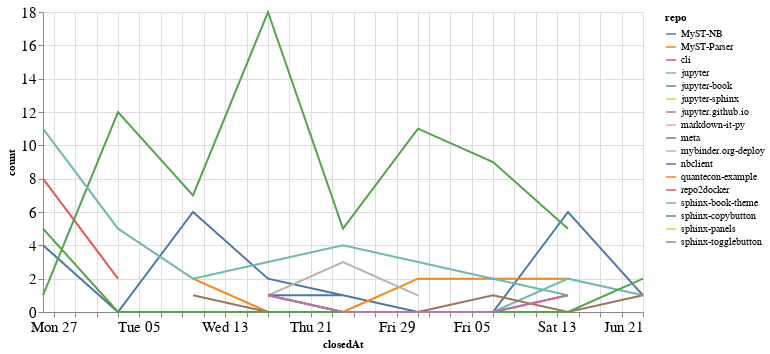

Source (notebook cell):
### Code cell
closed_by_time = closed_by.groupby('repo').resample('W', on='closedAt').count()['author'].reset_index()
closed_by_time = closed_by_time.rename(columns={'author': 'count'})

alt.Chart(closed_by_time, width=600).mark_line().encode(
    x='closedAt',
    y='count',
    color='repo',
    tooltip="repo"
)

### Figure 1 — Vega-Lite specification as saved in the notebook (floating-point values rounded to 4 significant figures)
{"config": {"axisLeft": {"labelFontSize": 15}, "axisBottom": {"labelFontSize": 15}}, "data": {"name": "data-c5162853f063aae17c3b94775c55accd"}, "mark": "line", "encoding": {"color": {"type": "nominal", "field": "repo"}, "tooltip": {"type": "nominal", "field": "repo"}, "x": {"type": "temporal", "field": "closedAt"}, "y": {"type": "quantitative", "field": "count"}}, "width": 600, "$schema": "https://vega.github.io/schema/vega-lite/v4.8.1.json", "datasets": {"data-c5162853f063aae17c3b94775c55accd": [{"repo": "MyST-NB", "closedAt": "2020-04-26T00:00:00", "count": 4}, {"repo": "MyST-NB", "closedAt": "2020-05-03T00:00:00", "count": 0}, {"repo": "MyST-NB", "closedAt": "2020-05-10T00:00:00", "count": 6}, {"repo": "MyST-NB", "closedAt": "2020-05-17T00:00:00", "count": 2}, {"repo": "MyST-NB", "closedAt": "2020-05-24T00:00:00", "count": 1}, {"repo": "MyST-NB", "closedAt": "2020-05-31T00:00:00", "count": 0}, {"repo": "MyST-NB", "closedAt": "2020-06-07T00:00:00", "count": 0}, {"repo": "MyST-NB", "closedAt": "2020-06-14T00:00:00", "count": 6}, {"repo": "MyST-NB", "closedAt": "2020-06-21T00:00:00", "count": 1}, {"repo": "MyST-Parser", "closedAt": "2020-05-10T00:00:00", "count": 2}, {"repo": "MyST-Parser", "closedAt": "2020-05-17T00:00:00", "count": 0}, {"repo": "MyST-Parser", "closedAt": "2020-05-24T00:00:00", "count": 0}, {"repo": "MyST-Parser", "closedAt": "2020-05-31T00:00:00", "count": 2}, {"repo": "MyST-Parser", "closedAt": "2020-06-07T00:00:00", "count": 2}, {"repo": "MyST-Parser", "closedAt": "2020-06-14T00:00:00", "count": 2}, {"repo": "cli", "closedAt": "2020-04-26T00:00:00", "count": 8}, {"repo": "cli", "closedAt": "2020-05-03T00:00:00", "count": 2}, {"repo": "jupyter", "closedAt": "2020-05-17T00:00:00", "count": 1}, {"repo": "jupyter", "closedAt": "2020-05-24T00:00:00", "count": 0}, {"repo": "jupyter", "closedAt": "2020-05-31T00:00:00", "count": 0}, {"repo": "jupyter", "closedAt": "2020-06-07T00:00:00", "count": 0}, {"repo": "jupyter", "closedAt": "2020-06-14T00:00:00", "count": 2}, {"repo": "jupyter", "closedAt": "2020-06-21T00:00:00", "count": 1}, {"repo": "jupyter-book", "closedAt": "2020-04-26T00:00:00", "count": 1}, {"repo": "jupyter-book", "closedAt": "2020-05-03T00:00:00", "count": 12}, {"repo": "jupyter-book", "closedAt": "2020-05-10T00:00:00", "count": 7}, {"repo": "jupyter-book", "closedAt": "2020-05-17T00:00:00", "count": 18}, {"repo": "jupyter-book", "closedAt": "2020-05-24T00:00:00", "count": 5}, {"repo": "jupyter-book", "closedAt": "2020-05-31T00:00:00", "count": 11}, {"repo": "jupyter-book", "closedAt": "2020-06-07T00:00:00", "count": 9}, {"repo": "jupyter-book", "closedAt": "2020-06-14T00:00:00", "count": 5}, {"repo": "jupyter-sphinx", "closedAt": "2020-05-03T00:00:00", "count": 1}, {"repo": "jupyter.github.io", "closedAt": "2020-05-17T00:00:00", "count": 3}, {"repo": "markdown-it-py", "closedAt": "2020-05-10T00:00:00", "count": 2}, {"repo": "meta", "closedAt": "2020-05-10T00:00:00", "count": 1}, {"repo": "meta", "closedAt": "2020-05-17T00:00:00", "count": 0}, {"repo": "meta", "closedAt": "2020-05-24T00:00:00", "count": 0}, {"repo": "meta", "closedAt": "2020-05-31T00:00:00", "count": 0}, {"repo": "meta", "closedAt": "2020-06-07T00:00:00", "count": 1}, {"repo": "meta", "closedAt": "2020-06-14T00:00:00", "count": 0}, {"repo": "meta", "closedAt": "2020-06-21T00:00:00", "count": 1}, {"repo": "mybinder.org-deploy", "closedAt": "2020-05-17T00:00:00", "count": 1}, {"repo": "mybinder.org-deploy", "closedAt": "2020-05-24T00:00:00", "count": 3}, {"repo": "mybinder.org-deploy", "closedAt": "2020-05-31T00:00:00", "count": 1}, {"repo": "nbclient", "closedAt": "2020-05-17T00:00:00", "count": 1}, {"repo": "nbclient", "closedAt": "2020-05-24T00:00:00", "count": 1}, {"repo": "quantecon-example", "closedAt": "2020-05-17T00:00:00", "count": 1}, {"repo": "repo2docker", "closedAt": "2020-05-17T00:00:00", "count": 1}, {"repo": "repo2docker", "closedAt": "2020-05-24T00:00:00", "count": 0}, {"repo": "repo2docker", "closedAt": "2020-05-31T00:00:00", "count": 0}, {"repo": "repo2docker", "closedAt": "2020-06-07T00:00:00", "count": 0}, {"repo": "repo2docker", "closedAt": "2020-06-14T00:00:00", "count": 1}, {"repo": "sphinx-book-theme", "closedAt": "2020-04-26T00:00:00", "count": 11}, {"repo": "sphinx-book-theme", "closedAt": "2020-05-03T00:00:00", "count": 5}, {"repo": "sphinx-book-theme", "closedAt": "2020-05-10T00:00:00", "count": 2}, {"repo": "sphinx-book-theme", "closedAt": "2020-05-17T00:00:00", "count": 3}, {"repo": "sphinx-book-theme", "closedAt": "2020-05-24T00:00:00", "count": 4}, {"repo": "sphinx-book-theme", "closedAt": "2020-05-31T00:00:00", "count": 3}, {"repo": "sphinx-book-theme", "closedAt": "2020-06-07T00:00:00", "count": 2}, {"repo": "sphinx-book-theme", "closedAt": "2020-06-14T00:00:00", "count": 1}, {"repo": "sphinx-copybutton", "closedAt": "2020-04-26T00:00:00", "count": 5}, {"repo": "sphinx-copybutton", "closedAt": "2020-05-03T00:00:00", "count": 0}, {"repo": "sphinx-copybutton", "closedAt": "2020-05-10T00:00:00", "count": 0}, {"repo": "sphinx-copybutton", "closedAt": "2020-05-17T00:00:00", "count": 0}, {"repo": "sphinx-copybutton", "closedAt": "2020-05-24T00:00:00", "count": 0}, {"repo": "sphinx-copybutton", "closedAt": "2020-05-31T00:00:00", "count": 0}, {"repo": "sphinx-copybutton", "closedAt": "2020-06-07T00:00:00", "count": 0}, {"repo": "sphinx-copybutton", "closedAt": "2020-06-14T00:00:00", "count": 0}, {"repo": "sphinx-copybutton", "closedAt": "2020-06-21T00:00:00", "count": 2}, {"repo": "sphinx-panels", "closedAt": "2020-05-10T00:00:00", "count": 1}, {"repo": "sphinx-togglebutton", "closedAt": "2020-05-17T00:00:00", "count": 1}, {"repo": "sphinx-togglebutton", "closedAt": "2020-05-24T00:00:00", "count": 0}, {"repo": "sphinx-togglebutton", "closedAt": "2020-05-31T00:00:00", "count": 0}, {"repo": "sphinx-togglebutton", "closedAt": "2020-06-07T00:00:00", "count": 0}, {"repo": "sphinx-togglebutton", "closedAt": "2020-06-14T00:00:00", "count": 1}]}}
